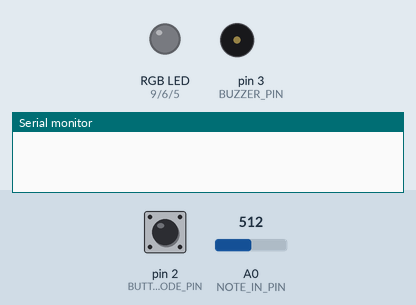
Bench run of a sketch on a simulated Arduino Uno, built with avr-gcc and run on an emulated ATmega328P. Parts: an RGB LED mixed from three pins (HIGH = lit), buzzer (waves = sounding), the last lines printed to the serial monitor. The inputs (shaded band) are chosen by the test bench; at power-on: pin 2 (BUTTON_MODE_PIN) LOW, A0 (NOTE_IN_PIN) = 512. Random numbers use the default seed unless the sketch sets one.

Above: at 1.2 s.
1.3 s: pin 2 (BUTTON_MODE_PIN) pulled HIGH for 0.15 s
At 2.1 s:
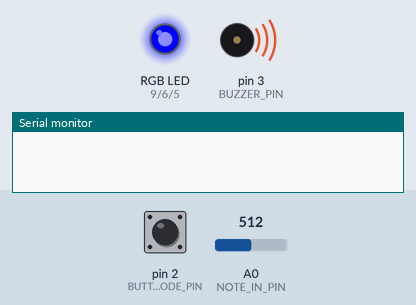
2.9 s: A0 (NOTE_IN_PIN) set to 0
At 3.3 s:
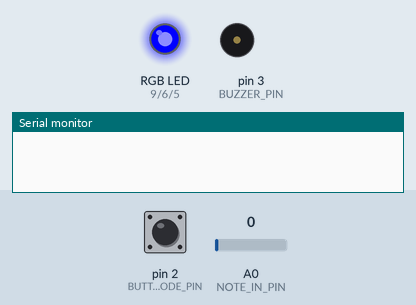
4.4 s: pin 2 (BUTTON_MODE_PIN) pulled HIGH for 1 s
At 5.7 s:
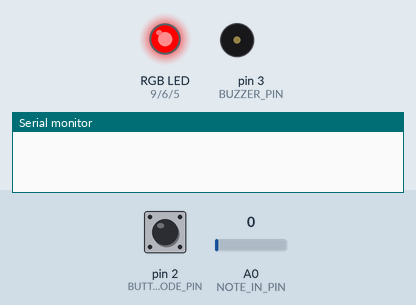
6.9 s: A0 (NOTE_IN_PIN) set to 26
At 7.6 s:
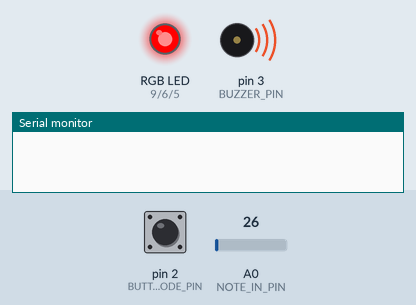
8.4 s: pin 2 (BUTTON_MODE_PIN) pulled HIGH for 0.15 s
At 9.3 s:
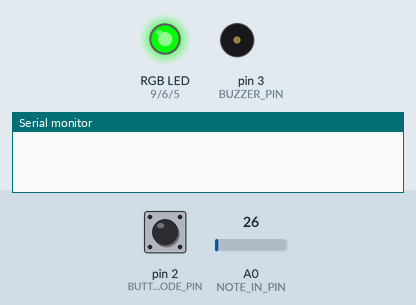
11.4 s: pin 2 (BUTTON_MODE_PIN) pulled HIGH for 3.2 s
At 15.1 s:
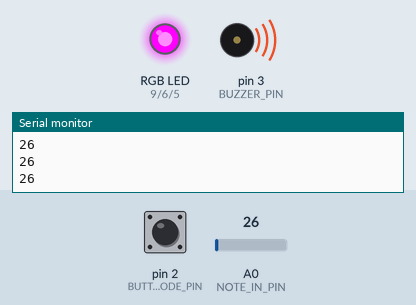
Timing chart, 0 to 17.1 s (numbered marks = the images above; inputs shaded):
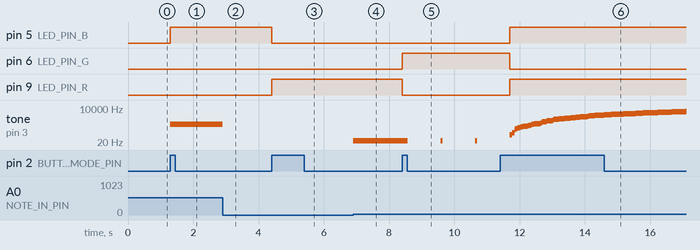

Measured:
- after the input at 1.3 s, pin 5 (LED_PIN_B): LOW → HIGH at once; tone on pin 3 (BUZZER_PIN): silent → 512 Hz at once
- after the input at 2.9 s, tone on pin 3 (BUZZER_PIN): 512 Hz → silent at once
- after the input at 4.4 s, pin 5 (LED_PIN_B): HIGH → LOW at once; pin 9 (LED_PIN_R): LOW → HIGH at once
- after the input at 6.9 s, tone on pin 3 (BUZZER_PIN): silent → 26 Hz at once
- after the input at 8.4 s, pin 6 (LED_PIN_G): LOW → HIGH at once; pin 9 (LED_PIN_R): HIGH → LOW at once; tone on pin 3 (BUZZER_PIN): alternates 26 Hz for 0.06 s and silent for 1.0 s, starting after 0.18 s
- after the input at 11.4 s, pin 5 (LED_PIN_B), pin 9 (LED_PIN_R): LOW → HIGH after 0.30 s; pin 6 (LED_PIN_G): HIGH → LOW after 0.30 s

The sketch:

DesmaraisJeremie_etudeTwo.ino
```cpp
/**********************ETUDE 2 CART 360 2017*******************************
 * WELCOME!
 * THE PURPOSE OF THIS EXERCISE IS TO DESIGN A VERY SIMPLE KEYBOARD (5 KEYS)
 * WHICH ALLOWS YOU TO PLAY LIVE, RECORD, AND PLAYBACK.
 * THERE WILL BE A BUTTON WHICH WHEN PRESSED WILL TAKE THE USER TO THE NEXT MODE:
 * THERE ARE 5 POSSIBLE MODES
 * 0 ==  reset    ==   led off == also resets
 * 1 ==  live     ==   led BLUE
 * 2 ==  record   ==   led RED
 * 3 ==  play     ==   led GREEN
 * 4 ==  loopMODE ==   led PURPLE
 *
 * ADDITIONALLY - WHEN THE USER CHANGES MODE,
 * THE RGB LED WILL CHANGE COLOR (ACCORDING TO THE SPECIFICATIONS)

 * PLEASE FOLLOW THE INSTRUCTIONS IN THE COMMENTS:
 * DO NOT ADD ANY MORE FUNCTION DEFINITIONS
 * ONLY IMPLEMENT THE FUNCTION DEFINITIONS SUPPLIED
 * THERE IS NO NEED TO ADD ANY NEW VARIABLES OR CONSTANTS
 * PROVIDE COMMENTS FOR ANY OF THE CODE IMPLEMENTED
 * GOOD LUCK!
 */
/**** CONSTANTS ********************************************************/

#define BUTTON_MODE_PIN 2 // Button to change the mode

// constants for RGB LED
#define LED_PIN_R 9 // R PIN
#define LED_PIN_G 6 // G PIN
#define LED_PIN_B 5 // B PIN

// constant for note in (button-resistor ladder on breadboard)
# define NOTE_IN_PIN A0

//constant for max number of notes in array
#define MAX_NOTES 16

// a constant for duration
const int duration =200;

// constant for pin to output for buzzer
#define BUZZER_PIN 3 // PWM

/******** VARIABLES *****************************************************/
// counter for how many notes we have
int countNotes =0;
// array to hold the notes played (for record/play mode)
int notes [MAX_NOTES];
int mode =0; // start at off
boolean btPressed = false;
int precNote = 0;

/*************************************************************************/


/**********************SETUP() DO NOT CHANGE*******************************/
// Declare pin mode for the single digital input
void setup()
{
  Serial.begin(9600);
  pinMode(BUTTON_MODE_PIN, INPUT);

}

/**********************LOOP() DO NOT CHANGE *******************************
 * INSTRUCTIONS:
 * There is NO NEED to change the loop - it establishes the flow of the program
 * We call here 3 functions repeatedly:
 * 1: chooseMode(): this function will determine the mode that your program is in
 * based on if the button (linked to the BUTTON_MODE_PIN) was pressed
 * 2: setRGB(): will set the color of the RGB LED based on the value of the mode variable
 * 3: selectMode(): will determine which function to call based on the value of the mode variable

**************************************************************************/
void loop()
{
  chooseMode();
  setRGB();
  selectMode();

}
/******************CHOOSEMODE(): IMPLEMENT *********************************
 * INSTRUCTIONS:
 * Read the value from the Button (linked to the BUTTON_MODE_PIN) and
 * if is being pressed then change the mode variable.
 * REMEMBER:
 * mode == 0 is reset
 * mode == 1 is live
 * mode == 2 is record
 * mode == 3 is play
 * mode == 4 is loopMode
 * Every time the user presses the button, the program will go to the next mode,
 * once it reaches 4, it should go back to mode == 0.
 * (i.e. if mode ==2 and we press, then mode ==3) ...
**************************************************************************/
void chooseMode(){

  // Added btPressed, so it doesn't change on every "1" in the loop
  if(digitalRead(BUTTON_MODE_PIN) && !btPressed){

    // back to 0
    if(mode>=4){
      mode = -1;
    }
    // Next mode
    mode++;
    btPressed = true;
  }
  // initial state
  else if(!digitalRead(BUTTON_MODE_PIN)){
    btPressed = false;
  }


}

/******************SETRGB(): IMPLEMENT *********************************
 * INSTRUCTIONS:
 * Depending on the value of the mode variable:
 * if the mode is 0 - RGB LED IS OFF
 * if the mode is 1 - RGB LED IS BLUE
 * if mode is 2 - RGB LED IS RED
 * if mode is 3 - RGB LED IS GREEN
 * if mode is 4 - RGB LED iS PURPLE
 * YOU MUST USE A SWITCH CASE CONSTRUCT (NOT A SERIES OF IF / ELSE STATEMENTS
**************************************************************************/


void setRGB()
{

  // Switch between modes with a switch case
  switch (mode) {
    case 0:  // OFF
      analogWrite(LED_PIN_R, 0);
      analogWrite(LED_PIN_G, 0);
      analogWrite(LED_PIN_B, 0);
      break;
    case 1:  // BLUE
      analogWrite(LED_PIN_R, 0);
      analogWrite(LED_PIN_G, 0);
      analogWrite(LED_PIN_B, 1023);

      break;
    case 2:  // RED
      analogWrite(LED_PIN_R, 1023);
      analogWrite(LED_PIN_G, 0);
      analogWrite(LED_PIN_B, 0);
      break;
    case 3:  // GREEN
      analogWrite(LED_PIN_R, 0);
      analogWrite(LED_PIN_G, 1023);
      analogWrite(LED_PIN_B, 0);
      break;
    case 4:  // PURPLE
      analogWrite(LED_PIN_R, 1023);
      analogWrite(LED_PIN_G, 0);
      analogWrite(LED_PIN_B, 1023);
      break;
    default:
      break;
  }
}
/**********************SELECTMODE() DO NOT CHANGE *******************************
 * INSTRUCTIONS:
 * There is NO NEED to change this function - it selects WHICH function should run based on the mode variable
 * There are 4 possibilities
 * 1: reset(): this function will reset any arrays etc, and will do nothing else
 * 2: live(): this function will play the corresponding notes
 * to the user pressing the respective buttons.
 * NOTE:: the notes played are NOT stored
 * 3: record(): this function will play the corresponding notes
 * to the user pressing the respective buttons
 * AND will STORE up to 16 consecutive notes in an array.
 * 4: play(): this function will playback any notes stored in the array that were recorded
 * in the previous mode
 * 5: loopMode(): this function will playback any notes stored in the array that were recorded,
 * BUT unlike the previous mode, you can choose in which sequence the notes are played.
 * REQUIRED: only play notes from the array (no live stuff)

******************************************************************************/
void selectMode()
{
  if(mode ==0) {
    reset();
  }
  else if(mode ==1) {
    live();
  }
  else if(mode ==2) {
    record();
  }

  else if(mode ==3) {
    play();
  }

   else if(mode ==4) {
    loopMode();
  }
}
/******************RESET(): IMPLEMENT **************************************
 * INSTRUCTIONS:
 * this function should ensure that any notes recorded are no longer available
**************************************************************************/
void reset()
{
   // Reset count and put all notes to zero
  countNotes =0;
  for(int i = 0 ; i < MAX_NOTES ; i++){
    notes[i] = 0;
  }


}
/******************LIVE(): IMPLEMENT **************************************
 * INSTRUCTIONS:
 * this function will play the corresponding notes
 * to the user pressing the respective buttons
 * NOTE:: the notes played are NOT stored
 * SO: you need read in the input from the analog input (linked to the button-resistor ladder combo)
 * THEN - output the note to the buzzer using the tone() function
**************************************************************************/
void live()
{
    // Reading the note
    int note = analogRead(NOTE_IN_PIN);

    // noise gate
    if(note>1){
      // Playing tone
      tone(BUZZER_PIN, note);
    }
    // So it stops after releasing the button
    else noTone(BUZZER_PIN);

}
/******************RECORD(): IMPLEMENT **********************************
 * INSTRUCTIONS:
 * this function will play the corresponding notes
 * to the user pressing the respective buttons
 * AND will STORE up to 16 consecutive notes in an array.
 * SO:you need read in the input from the analog input (linked to the button-resistor ladder combo)
 * AND - output the note to the buzzer using the tone() function
 * THEN store that note in the array  - BE CAREFUL - you can only allow for up to MAX_NOTES to be stored
**************************************************************************/

void record()
{
    // read
    int note = analogRead(NOTE_IN_PIN);

    // noise gate
    if(note>1){

      // another kind of noise gate: prevent repetition caused by shitty buttons voltage fluctuation
      // Also, stop when array is full
      if( (note > precNote +2 || note < precNote -2) && countNotes < sizeof(notes)/sizeof(int)){

        // Don't record the same note twice in the same cycle
        precNote = notes[countNotes++] = note;
        tone(BUZZER_PIN, note);

        // Again: preventing subtle fluctuation
        delay(300);
      }

    }
    else{

      // back to silence
      noTone(BUZZER_PIN);
      precNote = 0;
    }


}
/******************PLAY(): IMPLEMENT ************************************
 * INSTRUCTIONS:
 * this function will playback any notes stored in the array that were recorded
 * in the previous mode
 * SO: you need to go through the array of values (be careful - the user may not have put in MAX_NOTES)
 * READ each value IN ORDER
 * AND output each note to the buzzer using the tone() function
 * ALSO: as long as we are in this mode, the notes are played over and over again
 * BE CAREFUL: make sure you allow for the user to get to another mode from the mode button...
**************************************************************************/
void play()
{

  // Going through the array
  for ( int i = 0 ; i < countNotes ; i ++ ){
      tone(BUZZER_PIN, notes[i]);

      // one note every 100ms
      delay(60);

      // Reading the mode button just in case
      if(digitalRead(BUTTON_MODE_PIN)){
        noTone(BUZZER_PIN);
        return;
      }


  }
  noTone(BUZZER_PIN);
  delay(1000);

}
/******************LOOPMODE(): IMPLEMENT *********************************
 * INSTRUCTIONS:
 * this function will playback any notes stored in the array that were recorded
 * in the previous mode
 * SO: you need to go through the array of values (be careful - the user may not have put in MAX_NOTES)
 * READ values IN ANY ORDERING (You MUST use the array - but you can determine your own sequence)
 * AND output each note to the buzzer using the tone() function
 * ALSO: as long as we are in this mode, the notes are played over and over again
 * BE CAREFUL: make sure you allow for the user to get to another mode from the mode button...
**************************************************************************/
void loopMode()
{
      Serial.println(analogRead(NOTE_IN_PIN));

      // For a total random: no need for a loop: just take whatever note comes in.
      // Since the array is set to 0 when empty slots, it will read 0 if i don't put this condition.
      if(countNotes){

        // Let's go with random notes, sounds cool
        int i = random(countNotes);

        if(analogRead(NOTE_IN_PIN)>3)notes[i]+=random(100);
        else notes[i]-=random(100);


        tone(BUZZER_PIN, notes[i]);

        // Chaos
        delay(random(100));

        // so it stops.
        if(digitalRead(BUTTON_MODE_PIN)){
          noTone(BUZZER_PIN);
          return;
        }
      }


}

/******************************
Additionally, in your completed ArduinoSketch for Etute Two,
ina multiline comment section–provide an analysis ofthe behaviorof
the resistor ladder(keyboard), mode selectorandwhat is occurringon
the Arduino as a voltage. How does the input become aubile sound?

 - Resistor Ladder:
  The voltage passing through the first button has no resistance (no resistor in the way to the analog pin) so the pin receive 5v (sent by 5v out pin on arduino)
  The second button's current is affected by a kilo ohm resistor, so 4.65volts remains.
  The third button's current is affected by an additionnal 300ohm resistor: 1000 + 300 = 1300ohm. 5volts affected by 1300ohm remain 4.25volts remaining. (go figure)

  And it's the same for the reste of the resistor serie, which are added to each other.
  So the A0 pin will map the voltage received into it's emulated analog frame (0-5 -> 0 1024), and the program is giving this signal to the analog output's buzzer.

 - Button mode:
  The program tells the arduino to read the button press pin. If the button is pressed, send whatever value (max 1024) to one or many of the analog pins corresponding to R, G or B led leg

********************************************/
```
